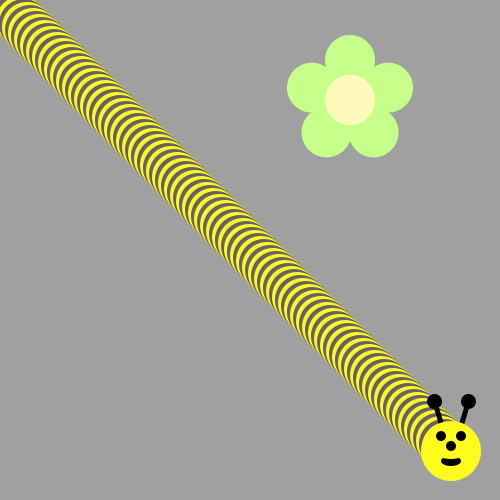
Frame 1 (no input)
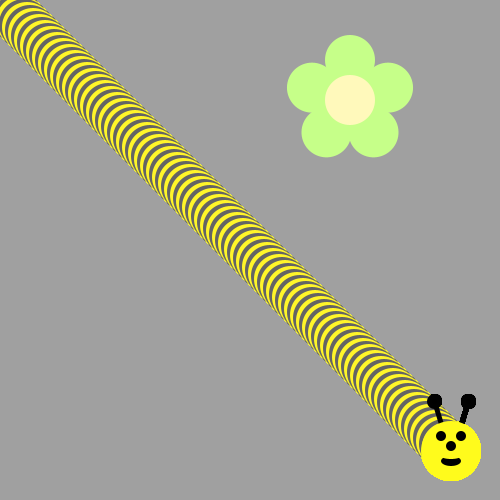
Frame 60 (the mouse pressed at the canvas centre just before this capture)
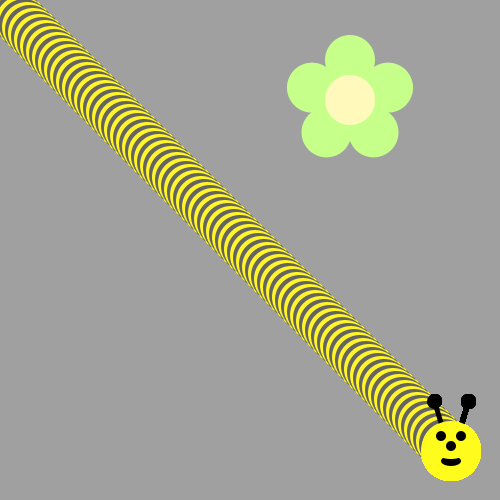
Frame 120 (the mouse held since frame 60 and released just before this capture)

The Processing sketch that drew these frames (run headless with seeded random() and noise(); from frame 60 on, the mouse is pressed at the canvas centre):

// Processing sketch: bumble_bee
// ── bumble_bee.pde
void setup() {
     ellipseMode(CENTER);
     size(500, 500);
     background(160, 160, 160);
      drawFlower(350, 100);
}
void draw() {
/*Use a loop to make a body for the Bee!
Then put his head on using drawBeeFace(x,y)
Use Modulo to make the colors alternate 
*/
for(int i=1; i<150; i++){
  if(i % 2== 1){
    fill(#FFF529);
    ellipse(i * 3,i * 3,50,50);
  }else{
   fill(100,100,100); 
   ellipse(i *3,i*3,50,50);
  
  }
}
drawBeeFace(451,451);
}

void drawFlower(int x, int y) {
     noStroke();
     translate(x, y);
     // draw 5 petals, rotating after each one
     fill(#c6ff89);      // green
      for (int i = 0; i < 5; i++) {
           ellipse(0, -40, 50, 50);
          rotate(radians(72));
     }
     fill(#fff9bb); // light yellow
     ellipse(0, 0, 50, 50);
} 
void drawBeeFace(int BeeFaceX, int BeeFaceY) {
     noStroke();
     fill(0, 0, 0);
     stroke(1);
     strokeWeight(5);
     line(BeeFaceX-10, BeeFaceY-27, BeeFaceX-17, BeeFaceY-50);
     line(BeeFaceX+10, BeeFaceY-27, BeeFaceX+17, BeeFaceY-50);
     ellipse(BeeFaceX-17, BeeFaceY-50, 10, 10);
     ellipse(BeeFaceX+17, BeeFaceY-50, 10, 10);
     noStroke();
     fill(255, 251, 28);
     ellipse(BeeFaceX, BeeFaceY, 60, 60); // face
     fill(255, 237, 209);
     fill(0,0,0);
      ellipse(BeeFaceX-10, BeeFaceY-15, 10, 10); // eyes
     ellipse(BeeFaceX+10, BeeFaceY-15, 10, 10);
      ellipse(BeeFaceX, BeeFaceY-5, 10, 10); // nose
      ellipse(BeeFaceX, BeeFaceY+10, 20, 10);// mouth
     fill(255, 251, 28);
     ellipse(BeeFaceX, BeeFaceY+5, 20, 6);
}
